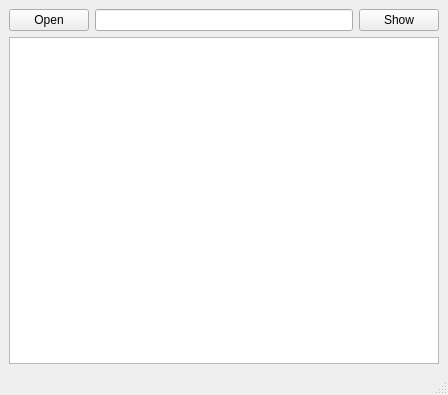
<?xml version="1.0" encoding="UTF-8"?>
<ui version="4.0">
 <class>MainWindow</class>
 <widget class="QMainWindow" name="MainWindow">
  <property name="geometry">
   <rect>
    <x>0</x>
    <y>0</y>
    <width>448</width>
    <height>395</height>
   </rect>
  </property>
  <property name="windowTitle">
   <string>MainWindow</string>
  </property>
  <widget class="QWidget" name="centralwidget">
   <layout class="QGridLayout" name="gridLayout">
    <item row="0" column="0">
     <layout class="QVBoxLayout" name="verticalLayout">
      <item>
       <layout class="QHBoxLayout" name="horizontalLayout">
        <item>
         <widget class="QPushButton" name="openFileButton">
          <property name="text">
           <string>Open</string>
          </property>
         </widget>
        </item>
        <item>
         <widget class="QLineEdit" name="fileLineEdit"/>
        </item>
        <item>
         <widget class="QPushButton" name="showButton">
          <property name="text">
           <string>Show</string>
          </property>
         </widget>
        </item>
       </layout>
      </item>
      <item>
       <widget class="QTextEdit" name="textEdit"/>
      </item>
     </layout>
    </item>
   </layout>
  </widget>
  <widget class="QMenuBar" name="menubar">
   <property name="geometry">
    <rect>
     <x>0</x>
     <y>0</y>
     <width>448</width>
     <height>21</height>
    </rect>
   </property>
  </widget>
  <widget class="QStatusBar" name="statusbar"/>
 </widget>
 <resources/>
 <connections/>
</ui>
